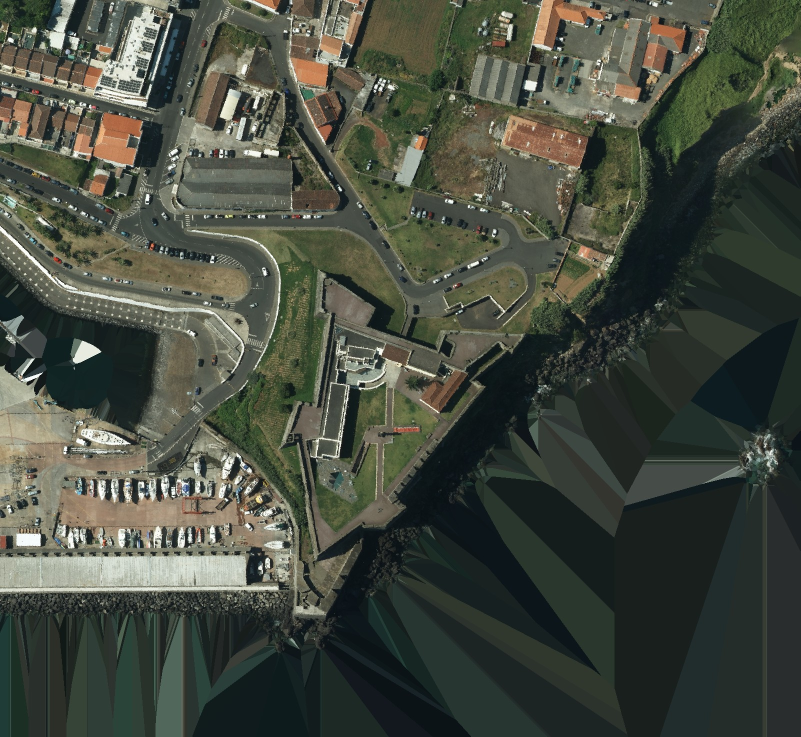
#> input picture pipeline/maquetas/sao-sebastiao-angra/dados/orto.jpg, 1601 x 1473 px (shown at 1/2 size); its folder holds 2 pictures in this run
$ python chao.py
#> lines starting #> are read from the running program, lines starting #| are printed output that depends on the picture; after the words box and inside, x2 and y2 are one past the last pixel; in counts of white or black regions, pixels touching at a corner belong together
"""Classes do chão a partir da cor dos pontos LiDAR (Região Açores, 25 cm). A ortofoto NÃO vai para a maqueta: serve
só para saber o que é cada sítio (asfalto, passeio, relva, mato, terra, branco, tijoleira, betão, rocha). Primeiro as
sombras do voo (sol a 271°, 44°) são compensadas em Lab e os carros tirados, para a classe não mudar à sombra; depois
segmenta-se a partir de traços à mão (dados/chao_tracos.json) e das classes do LiDAR, com as fronteiras encostadas
às arestas da ortofoto, e gravam-se dados/chao_classes.png (uma classe por célula de 25 cm, linha 0 = y 200, como orto.jpg) e dados/chao_tinta.png (tom da relva, seca ou verde, alisado a 3 m)."""
import numpy as np, cv2
from PIL import Image
from scipy import ndimage as ndi
import os
D=os.path.join(os.path.dirname(os.path.abspath(__file__)),'dados')+'/'
S=np.load(D+'superficie.npz'); Z=ndi.median_filter(S['z']/100.0,3)   # linhas: y = -168 + i*0.25
#> (reads pipeline/maquetas/lanhoso/dados/superficie.npz from the repository)
O=np.asarray(Image.open(D+'orto.jpg').convert('RGB')).astype(np.float32)[::-1]/255.0  # linhas: y = -168 + i*0.25 (aprox.)
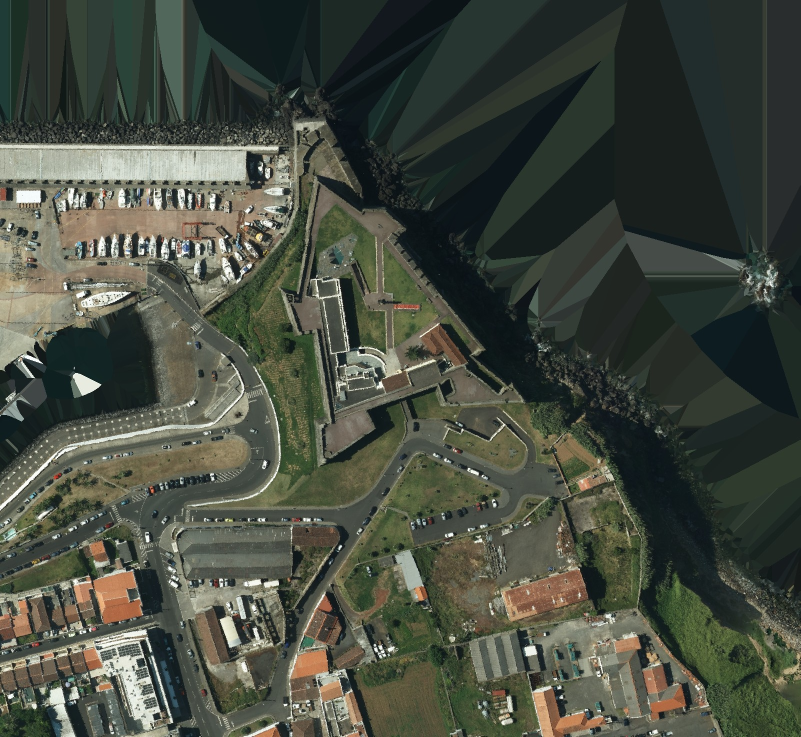
#> O: shape (1473, 1601, 3) float32 (shown at 1/2 size); mean R, G, B 0.276, 0.297, 0.253
lin=O**2.2
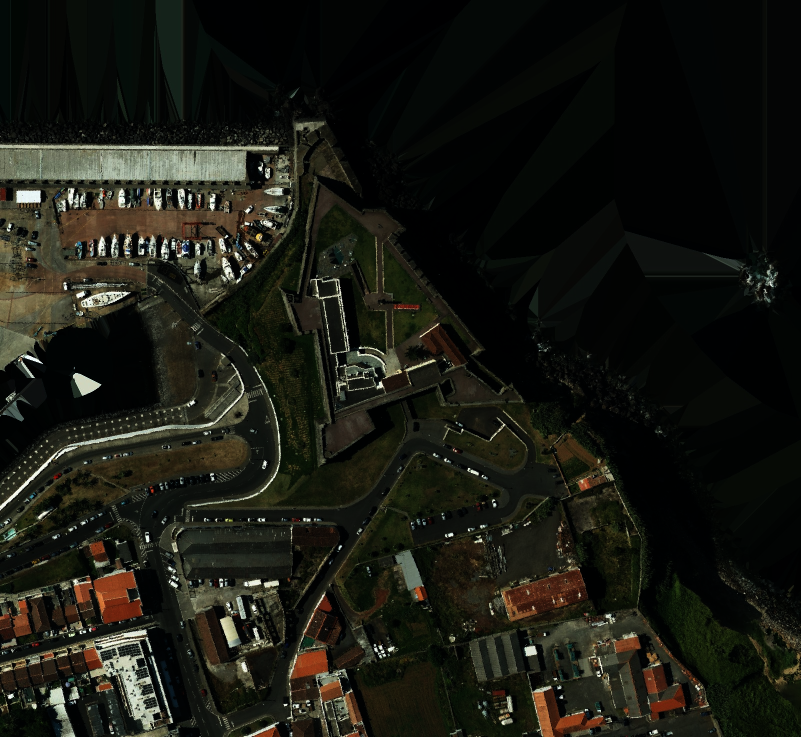
#> lin: shape (1473, 1601, 3) float32 (shown at 1/2 size); mean R, G, B 0.102, 0.105, 0.0764
AZ,EL=271.0,44.0
def sombra(Zs,p,maxd=45):
#> called with p = 0.25, maxd = 45
    dx,dy=np.sin(np.radians(AZ)),np.cos(np.radians(AZ)); t=np.tan(np.radians(EL))
    sh=np.zeros(Zs.shape,bool)
    for d in np.arange(p,maxd,p):
        sz=ndi.shift(Zs,(-dy*d/p,-dx*d/p),order=0,mode='nearest')
        sh|= sz > Zs + d*t + 0.25
    return sh
sh=sombra(Z,0.25)
lum=lin.mean(2)
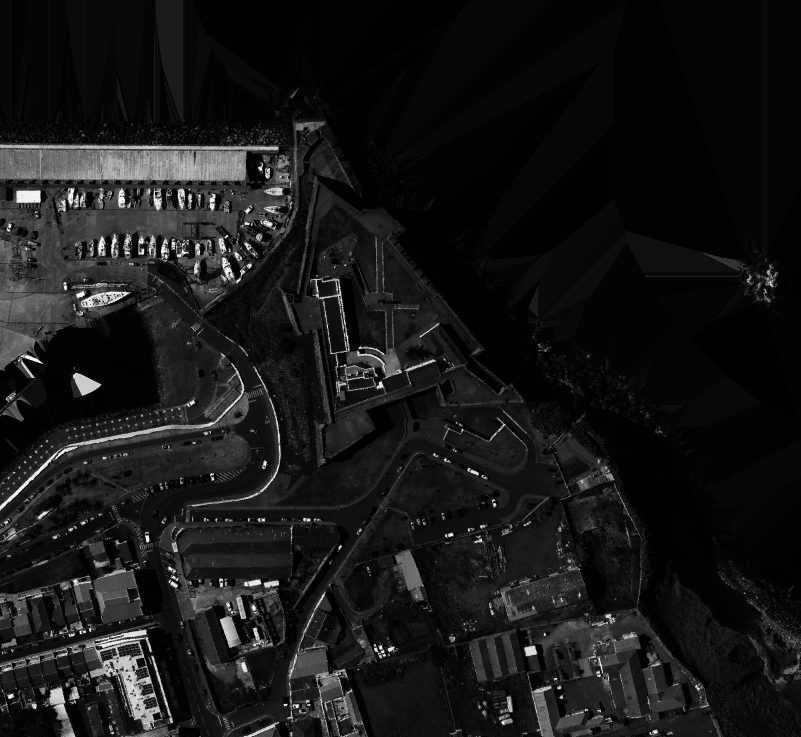
#> lum: shape (1473, 1601) float32 (shown at 1/2 size); min 9.5e-05, max 1, mean 0.0947
# afinar: sombra geométrica só onde está de facto escuro; e escuro colado à sombra geométrica
viz=ndi.binary_dilation(sh,iterations=14)
esc=ndi.uniform_filter(lum,3)<0.035
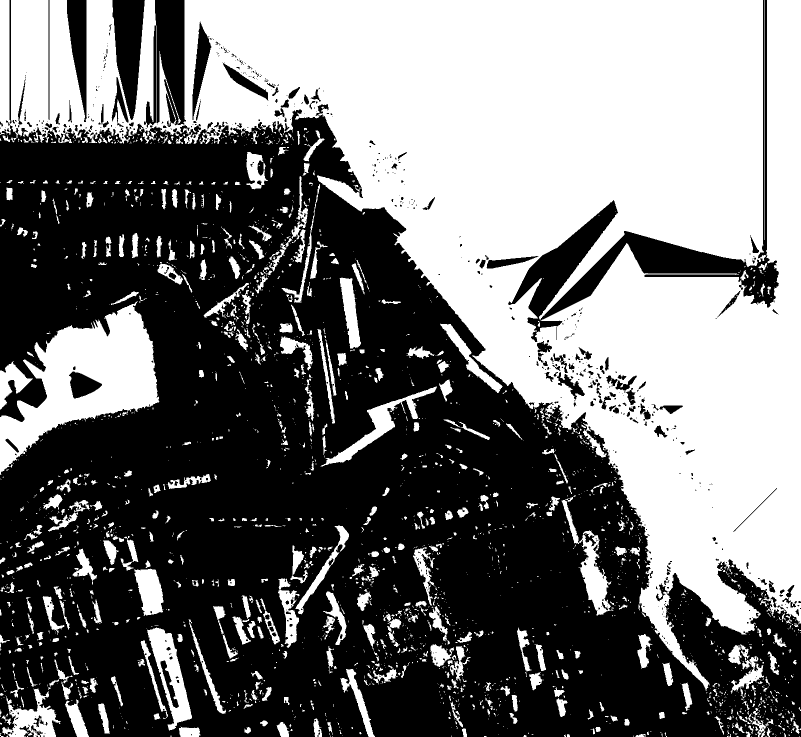
#> esc: shape (1473, 1601) bool (shown at 1/2 size); 45.8% white; 2363 white regions (1718 under 20 px), largest, box (x1, y1, x2, y2) and area: (0, 0, 1601, 1382) 888396, (0, 602, 319, 950) 46968, (294, 1255, 384, 1461) 6992
#> (the run stopped early here; a loop or call above may not have finished)
